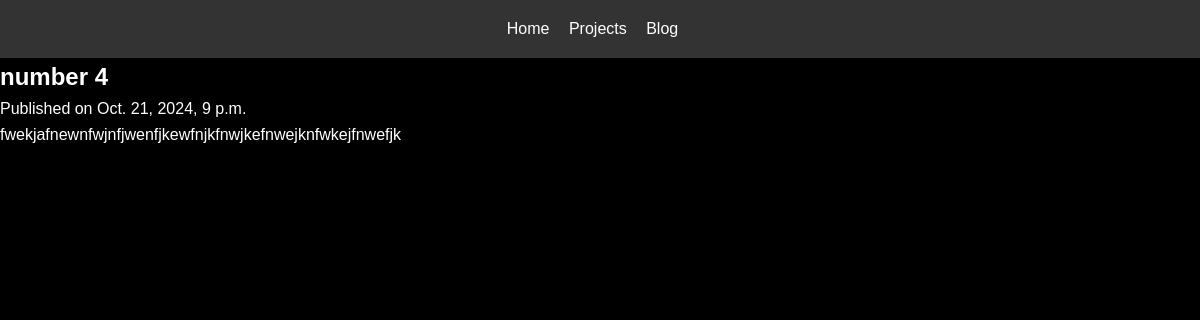
Page /blog/7/ on the committed database.
### webapp/models.py (models this page shows, shortened)
class BlogPost(models.Model):
    title = models.CharField(max_length=200)  # Blog post title
    summary = models.TextField()  # Short summary for the blog post
    content = models.TextField(default='')  # Full blog content
    created_at = models.DateTimeField(auto_now_add=True)  # Timestamp for when the post was created
    updated_at = models.DateTimeField(auto_now=True)  # Timestamp for when the post was last updated

### webapp/views.py (the view)
# urls.py: path('blog/<int:post_id>/', views.blog_post_detail, name='blog_post_detail'),
def blog_post_detail(request, post_id):
    post = BlogPost.objects.get(id=post_id)
    option_price = None
    option_type = None
    if request.method == 'POST':
        form = OptionPriceForm(request.POST)
        if form.is_valid():
            stock_price = form.cleaned_data['stock_price']
            strike_price = form.cleaned_data['strike_price']
            time_to_maturity = form.cleaned_data['time_to_maturity']
            volatility = form.cleaned_data['volatility']
            interest_rate = form.cleaned_data['interest_rate']
            option_type = form.cleaned_data.get('option_type')
            bs = BlackScholes(stock_price, strike_price, time_to_maturity, interest_rate, volatility)
            if option_type == 'call':
                option_price = bs.black_scholes_call()
            else:
                option_price = bs.black_scholes_put()
    else:
        form = OptionPriceForm()
    content_with_calculator = post.content.replace(
        '{{ OPTION_CALCULATOR }}',
        render_to_string('blog/option_calculator.html', {
            'form': form,
            'option_price': option_price
        })
    )
    return render(request, 'blog/blog_post_detail.html', {
        'post': post,
        'content_with_calculator': content_with_calculator
    })

### webapp/templates/blog/blog_post_detail.html (shortened to what this page needs)
{% extends 'base.html' %}
{% block content %}
    <section class="blog-post-detail">
        <h1>{{ post.title }}</h1>
        <p>Published on {{ post.created_at }}</p>
        <div>
            {{ content_with_calculator|safe }}
        </div>
    </section>
{% endblock %}

### webapp/static/css/style.css (style rules this page uses)
* { margin: 0; padding: 0; box-sizing: border-box; }
html { height: 100%; }
body { background-color: rgb(0, 0, 0); font-family: 'Arial', sans-serif; color: #ffffff; display: flex; flex-direction: column; height: 100vh; width: 100vw; line-height: 1.6; margin: 0; height: 100%; }

### rows in the picture
BlogPost: title "number 4", created_at "Oct. 21, 2024, 9 p.m.", content "fwekjafnewnfwjnfjwenfjkewfnjkfnwjkefnwejknfwkejfnwefjk"
